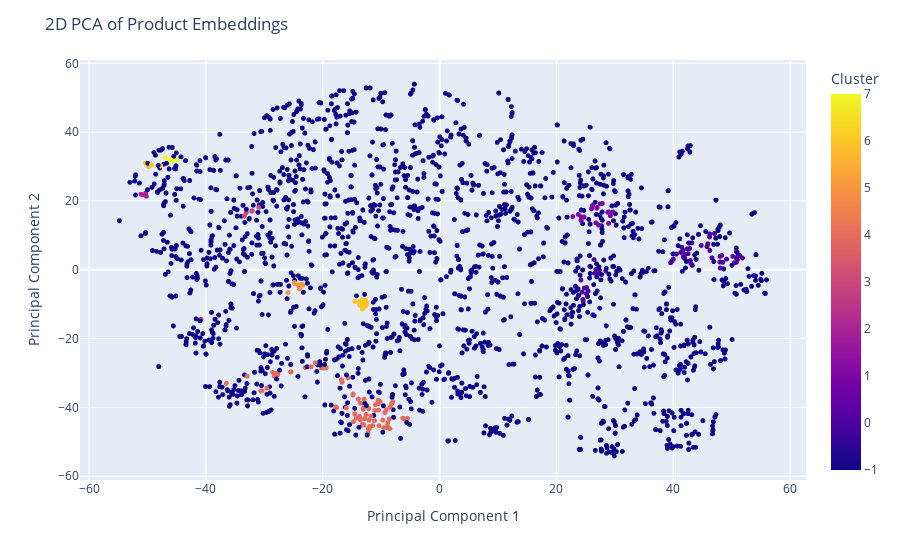

The code cell stored with this chart in its notebook:
### Code cell
# Assuming `embeddings_2d` and `clusters` are already computed
# product_names should be a list or array containing the product names aligned with the embeddings
product_names = product_name_lst  # Replace with your actual product names

fig = px.scatter(
    x=embeddings_2d[:, 0], y=embeddings_2d[:, 1],
    color=clusters,
    labels={'color': 'Cluster'},
    hover_data=[product_names]
)
fig.update_traces(marker=dict(size=5))
fig.update_layout(title='2D PCA of Product Embeddings', xaxis_title='Principal Component 1', yaxis_title='Principal Component 2')
fig.show()

### Figure 1 — Plotly figure (JSON) as saved in the notebook; plotly's stock layout.template omitted (floating-point values rounded to 4 significant figures; data arrays with more than 128 entries replaced by an {"elided": "..."} marker saying what was removed)
{"data": [{"customdata": {"elided": "2074x1 str values"}, "hovertemplate": "x=%{x}<br>y=%{y}<br>hover_data_0=%{customdata[0]}<br>Cluster=%{marker.color}<extra></extra>", "legendgroup": "", "marker": {"color": {"elided": "2074 int values"}, "coloraxis": "coloraxis", "size": 5, "symbol": "circle"}, "mode": "markers", "name": "", "showlegend": false, "type": "scattergl", "x": {"elided": "2074 float values"}, "xaxis": "x", "y": {"elided": "2074 float values"}, "yaxis": "y"}], "layout": {"coloraxis": {"colorbar": {"title": {"text": "Cluster"}}, "colorscale": [[0, "#0d0887"], [0.1111, "#46039f"], [0.2222, "#7201a8"], [0.3333, "#9c179e"], [0.4444, "#bd3786"], [0.5556, "#d8576b"], [0.6667, "#ed7953"], [0.7778, "#fb9f3a"], [0.8889, "#fdca26"], [1, "#f0f921"]]}, "legend": {"tracegroupgap": 0}, "margin": {"t": 60}, "title": {"text": "2D PCA of Product Embeddings"}, "xaxis": {"anchor": "y", "domain": [0, 1], "title": {"text": "Principal Component 1"}}, "yaxis": {"anchor": "x", "domain": [0, 1], "title": {"text": "Principal Component 2"}}}}
